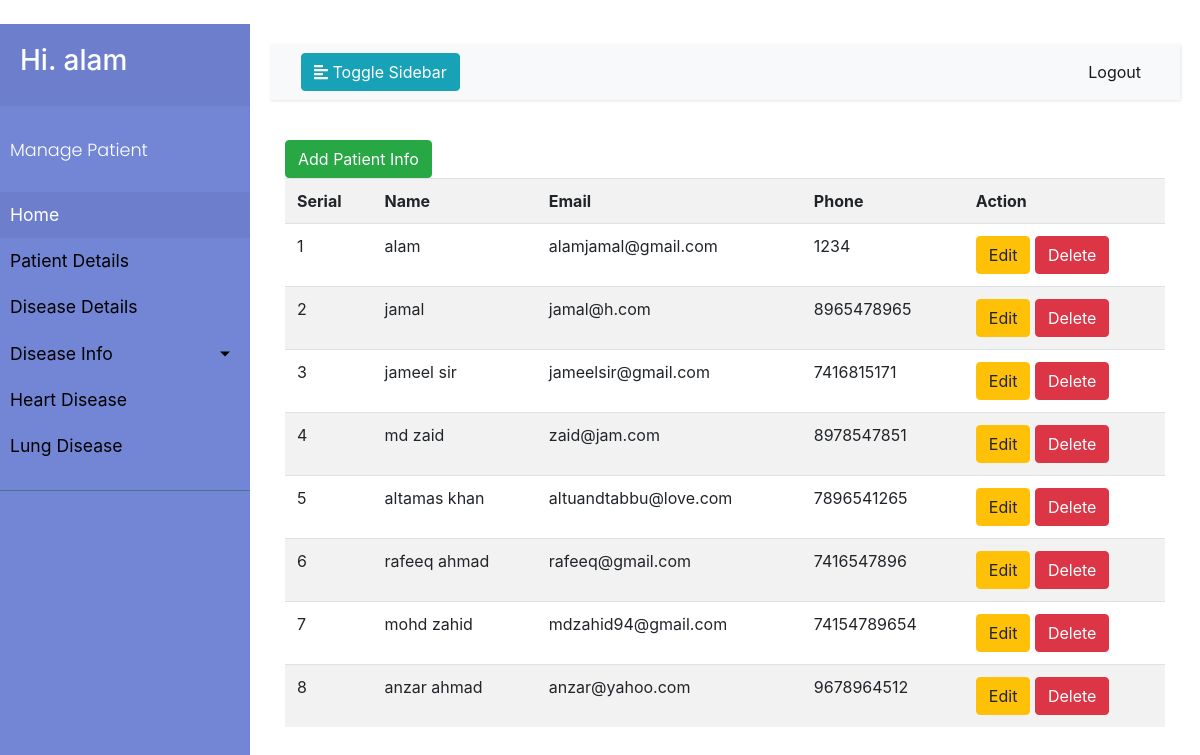
The app's page /showpatient (signed in) with its own data.
### app/models.py (models this page shows)
class Patient_data(db.Model):
    id = db.Column(db.Integer, primary_key=True)
    name = db.Column(db.String(80), nullable=False)
    email = db.Column(db.String(200), nullable=True, unique=True)
    phone = db.Column(db.String(20), nullable=True, unique=False)
    added = db.Column(db.String(20), nullable=False, unique=False, default='No')
    h_disease=db.relationship('Heart_data',backref='pname')
    d_disease=db.relationship('Disease_Present_Data',backref='dname') #for one to one relationship only add uselist=false

### app/views.py (the view)
@app.route('/showpatient')
def showpatient():
	if not session.get('logged_in'):
		return redirect(url_for('elogin'))
	else:
		data=Patient_data.query.all()
		return render_template('addpatient.html',patient_data=data)

### app/views.py (called while the page is built)
@app.context_processor
def utility_processor():
    def thingspeek():
        datafromwebsite=urllib.request.urlopen("https://api.thingspeak.com/channels/744886/fields/1/last.txt");
        select=datafromwebsite.read();
        data = json.loads(select)
        return data
    return dict(thingspeek=thingspeek)

@app.after_request
def add_header(response):
    response.headers['X-UA-Compatible'] = 'IE=Edge,chrome=1'
    response.headers['Cache-Control'] = 'public, max-age=600'
    return response

### app/templates/addpatient.html (shortened to what this page needs)
{% extends "adminlayout.html" %}
{% block body %}
  <div class="container">
    <div class="row">
      <div class="col md-12">
        <button type="button" class="btn btn-success  pull-right " data-toggle="modal" data-target="#myModal">Add Patient Info</button>
          <table class="table table-striped">
            <tr>
              <th>Serial</th>
              <th>Name</th>
              <th>Email</th>
              <th>Phone</th>
              <th>Action</th>
            </tr>
            {% for row in patient_data %}
              <tr>
                <td>{{row.id}}</td>
                <td>{{row.name}}</td>
                <td>{{row.email}}</td>
                <td>{{row.phone}}</td>
                <td>
                  <a href="/updatepatient/{{row.id}}" class="btn btn-warning btn-xs" data-toggle="modal" data-target="#modaledit{{row.id}}">Edit</a>
                  <a href="/deletepatient/{{ row.email }}" class="btn btn-danger btn-xs" onclick="return confirm('Are You Sure For Delete?')">Delete</a>
                </td>
              </tr>
            {% endfor  %}
        </table>
      </div>
    </div>
  </div>
{% endblock %}

### app/templates/adminlayout.html (shortened to what this page needs)
﻿<!DOCTYPE html>
<html lang="en">
  <head>
    <link rel="stylesheet" href="static/css/adminstyle.css">
    <link href="{{url_for('static',filename='css/bootstrap.min.css' ) }}" rel="stylesheet">
  </head>
  <body>
    <div class="wrapper">
      <nav id="sidebar">
        <div class="sidebar-header">
          <h3>Hi. {{ session['user'][:4] }} </h3>
        </div>
        <ul class="list-unstyled components">
          <p>Manage Patient</p>
          <li class="active">
            <a href="/showpatientgraph">Home</a>
          </li>
          <li>
            <a href="/showpatient">Patient Details</a>
          </li>
          <li>
            <a href="/admindiseasedetails">Disease Details</a>
          </li>
          <li>
            <a href="#pageSubmenu" data-toggle="collapse" aria-expanded="false" class="dropdown-toggle">Disease Info</a>
          </li>
          <li>
            <a href="#">Heart Disease</a>
          </li>
          <li>
            <a href="#">Lung Disease</a>
          </li>
        </ul>
      </nav>
      <div id="content">
        <nav class="navbar navbar-expand-lg navbar-light bg-light">
          <div class="container-fluid">
            <button type="button" id="sidebarCollapse" class="btn btn-info">
            <i class="fas fa-align-left"></i>
            <span>Toggle Sidebar</span>
            </button>
            <div class="collapse navbar-collapse" id="navbarSupportedContent">
              <ul class="nav navbar-nav ml-auto">
                <li class="nav-item active">
                  <a class="nav-link" href="/logout">Logout</a>
                </li>
              </ul>
            </div>
          </div>
        </nav>
        {% block body%} {% endblock %}
      </div>
    </div>
  </body>
</html>

### app/static/css/adminstyle.css (style rules this page uses)
body { font-family: 'Poppins', sans-serif; background: #fafafa; }
p { font-family: 'Poppins', sans-serif; font-size: 1.1em; font-weight: 300; line-height: 1.7em; color: #999; }
a, a:hover, a:focus { color: inherit; text-decoration: none; transition: all 0.3s; }
.navbar { padding: 15px 10px; background: #fff; border: none; border-radius: 0; margin-bottom: 40px; box-shadow: 1px 1px 3px rgba(0, 0, 0, 0.1); }
.wrapper { display: flex; width: 100%; align-items: stretch; }
#sidebar { min-width: 250px; max-width: 250px; background: #7386D5; color: #fff; transition: all 0.3s; }
#sidebar .sidebar-header { padding: 20px; background: #6d7fcc; }
#sidebar ul.components { padding: 20px 0; border-bottom: 1px solid #47748b; }
#sidebar ul p { color: #fff; padding: 10px; }
#sidebar ul li a { padding: 10px; font-size: 1.1em; display: block; }
#sidebar ul li.active>a, a[aria-expanded="true"] { color: #fff; background: #6d7fcc; }
a[data-toggle="collapse"] { position: relative; }
.dropdown-toggle::after { display: block; position: absolute; top: 50%; right: 20px; transform: translateY(-50%); }
#content { width: 100%; padding: 20px; min-height: 100vh; transition: all 0.3s; }

### app/templates/adminlayout.html (style rules this page uses)
a { color:black; }

### records on screen
Patient_data: name "alam", id "1", email "alamjamal@gmail.com", phone "1234"
Patient_data: id "2", name "jamal", email "jamal@h.com", phone "8965478965"
Patient_data: id "3", name "jameel sir", email "jameelsir@gmail.com", phone "7416815171"
Patient_data: id "4", name "md zaid", email "zaid@jam.com", phone "8978547851"
Patient_data: id "5", name "altamas khan", email "altuandtabbu@love.com", phone "7896541265"
Patient_data: id "6", name "rafeeq ahmad", email "rafeeq@gmail.com", phone "7416547896"
Patient_data: id "7", name "mohd zahid", email "mdzahid94@gmail.com", phone "74154789654"
Patient_data: id "8", name "anzar ahmad", email "anzar@yahoo.com", phone "9678964512"
